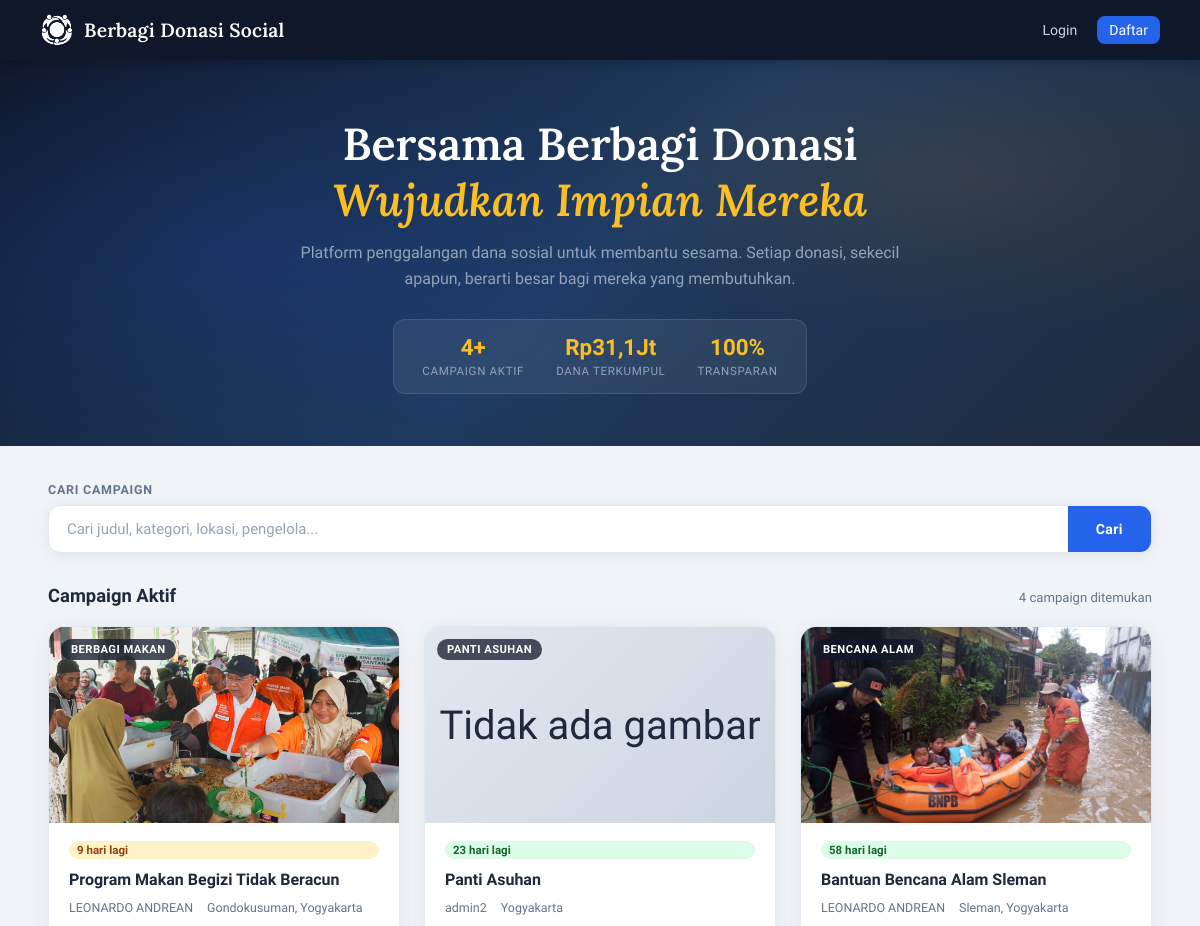
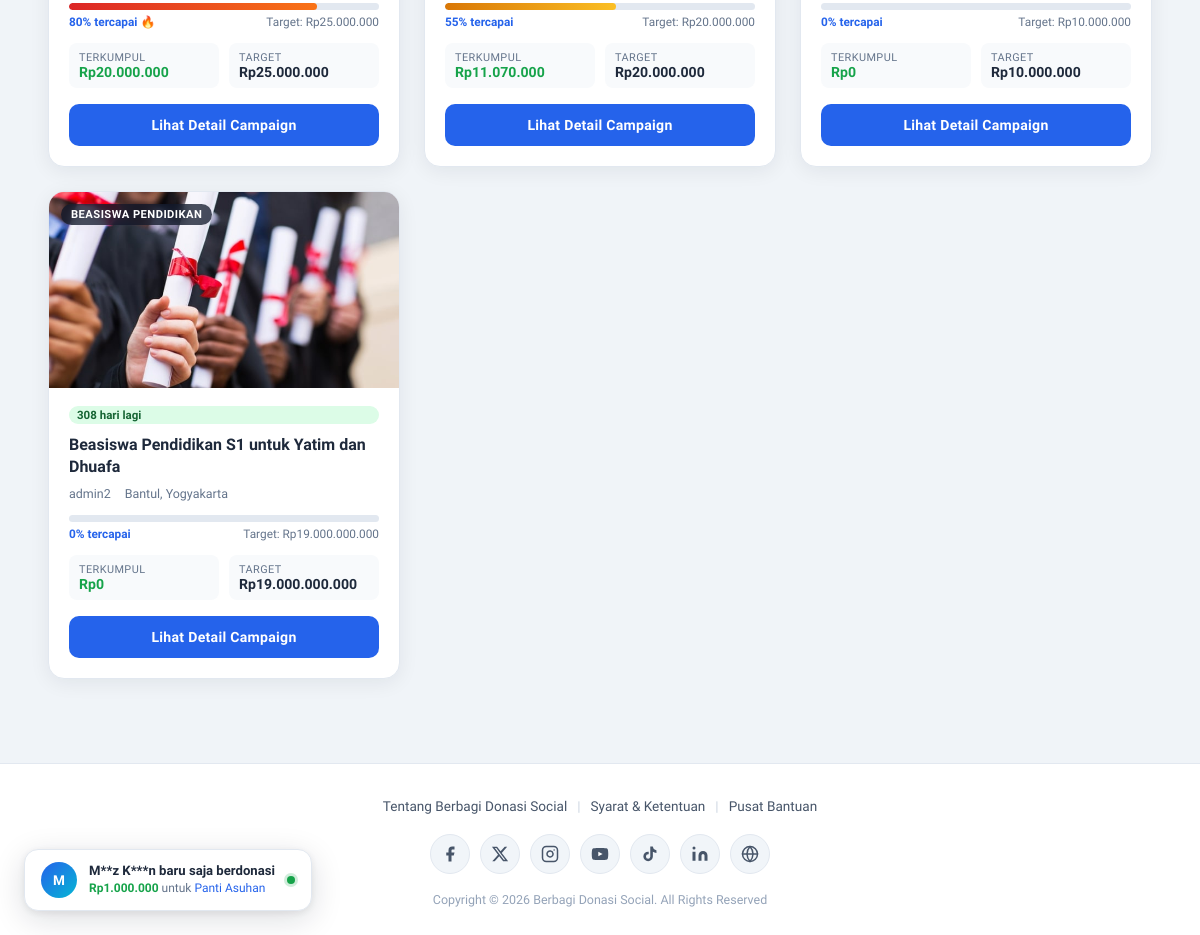
The page / on the database its author committed (2 pictures, top to bottom).
### tables this page shows
CREATE TABLE `campaigns` (
  `id` int(11) NOT NULL,
  `manager_id` int(11) NOT NULL,
  `title` varchar(150) NOT NULL,
  `category` varchar(100) NOT NULL,
  `location` varchar(150) NOT NULL,
  `description` text NOT NULL,
  `target_amount` decimal(15,2) NOT NULL DEFAULT 0.00,
  `collected_amount` decimal(15,2) NOT NULL DEFAULT 0.00,
  `deadline` datetime NOT NULL,
  `image` varchar(255) NOT NULL,
  `bank_info` varchar(255) NOT NULL,
  `created_at` timestamp NOT NULL DEFAULT current_timestamp()
);

CREATE TABLE `users` (
  `id` int(11) NOT NULL,
  `name` varchar(100) NOT NULL,
  `email` varchar(100) NOT NULL,
  `phone` varchar(20) NOT NULL,
  `address` text DEFAULT NULL,
  `avatar` varchar(255) DEFAULT NULL,
  `password` varchar(255) NOT NULL,
  `role` enum('donor','manager') NOT NULL DEFAULT 'donor',
  `created_at` timestamp NOT NULL DEFAULT current_timestamp()
);

### index.php (the view, shortened to what this page needs)
<?php
require 'config.php';
function progColor(int $pct): array {
    if ($pct <= 50)  return ['grad' => 'linear-gradient(90deg,#2563eb,#38bdf8)', 'fire' => false];
    if ($pct <= 75)  return ['grad' => 'linear-gradient(90deg,#d97706,#fbbf24)', 'fire' => false];
    return               ['grad' => 'linear-gradient(90deg,#dc2626,#f97316)', 'fire' => true];
}
$keyword = trim($_GET['search'] ?? '');
$page = isset($_GET['page']) ? max(1, (int)$_GET['page']) : 1;
$limit = 6;
$offset = ($page - 1) * $limit;
$where = "WHERE c.deadline >= NOW()";
$params = [];
$types = "";
$countStmt = $conn->prepare("SELECT COUNT(*) AS total FROM campaigns c JOIN users u ON c.manager_id = u.id $where");
$countStmt->execute();
$totalRows = $countStmt->get_result()->fetch_assoc()['total'];
$statsStmt = $conn->query("SELECT COUNT(*) AS tc, COALESCE(SUM(collected_amount),0) AS tca FROM campaigns WHERE deadline >= NOW()");
$stats = $statsStmt->fetch_assoc();
$sql = "SELECT c.*, u.name AS manager_name
        FROM campaigns c JOIN users u ON c.manager_id = u.id
        $where
        ORDER BY c.deadline ASC, c.collected_amount ASC
        LIMIT ? OFFSET ?";
$stmt = $conn->prepare($sql);
if (!empty($params)) {
    $stmt->bind_param($types . "ii", ...[...$params, $limit, $offset]);
} else {
    $stmt->bind_param("ii", $limit, $offset);
}
$stmt->execute();
$result = $stmt->get_result();
$notifStmt = $conn->query("
    SELECT u.name AS donor_name, d.amount, c.title AS campaign_title
    FROM donations d
    JOIN users u ON d.donor_id = u.id
    JOIN campaigns c ON d.campaign_id = c.id
    WHERE d.status IN ('pending','verified')
    ORDER BY d.created_at DESC
    LIMIT 15
");
$recentDonations = $notifStmt->fetch_all(MYSQLI_ASSOC);
?>
<!DOCTYPE html>
<html lang="id">
<head>
    <link rel="stylesheet" href="assets/css/index.css">
</head>
<body>
<nav class="navbar">
    <div class="navbar-brand">
        <img src="uploads/LogoKecil.png" alt="Logo">
        Berbagi Donasi Social
    </div>
    <div class="navbar-links">
        <?php if (isset($_SESSION['user_id'])): ?>
            <span class="user-greet">Halo, <?= htmlspecialchars($_SESSION['user_name']) ?> |</span>
            <?php if ($_SESSION['user_role'] === 'donor'): ?>
                <a href="donation_history.php">Riwayat</a>
                <a href="pengaturan_akun.php">Akun</a>
            <?php else: ?>
                <a href="manager_dashboard.php" class="btn-nav-cta">Dashboard</a>
                <a href="pengaturan_akun.php">Akun</a>
            <?php endif; ?>
            <a href="logout.php">Logout</a>
        <?php else: ?>
            <a href="login.php">Login</a>
            <a href="register.php" class="btn-nav-cta">Daftar</a>
        <?php endif; ?>
    </div>
</nav>
<div class="hero">
    <div class="hero-inner">
        <h1>Bersama Berbagi Donasi<br><em>Wujudkan Impian Mereka</em></h1>
        <p>Platform penggalangan dana sosial untuk membantu sesama. Setiap donasi, sekecil apapun, berarti besar bagi mereka yang membutuhkan.</p>
        <div class="hero-stats">
            <div class="hero-stat">
                <span class="val"><?= $stats['tc'] ?>+</span>
                <span class="lbl">Campaign Aktif</span>
            </div>
            <div class="hero-stat">
                <span class="val">Rp<?= number_format($stats['tca'] / 1000000, 1, ',', '.') ?>Jt</span>
                <span class="lbl">Dana Terkumpul</span>
            </div>
            <div class="hero-stat">
                <span class="val">100%</span>
                <span class="lbl">Transparan</span>
            </div>
        </div>
    </div>
</div>
<div class="container">
    <div class="search-wrap">
        <div class="search-label">Cari Campaign</div>
        <form class="search-box" method="get">
            <input type="text" name="search" placeholder="Cari judul, kategori, lokasi, pengelola..." value="<?= htmlspecialchars($keyword) ?>">
            <button type="submit">Cari</button>
        </form>
    </div>
    <div class="section-head">
        <h2><?= $keyword ? 'Hasil Pencarian' : 'Campaign Aktif' ?></h2>
        <span class="count"><?= $totalRows ?> campaign ditemukan</span>
    </div>
    <div class="grid">
        <?php if ($result && $result->num_rows > 0): ?>
            <?php while ($row = $result->fetch_assoc()):
                $pct = ($row['target_amount'] > 0)
                    ? min(100, round(($row['collected_amount'] / $row['target_amount']) * 100))
                    : 0;
                $daysLeft = ceil((strtotime($row['deadline']) - time()) / 86400);
                $imgPath  = 'uploads/' . $row['image'];
                $imgExists = !empty($row['image']) && file_exists($imgPath);
            ?>
            <div class="card">
                <div class="card-img-wrap">
                    <?php if ($imgExists): ?>
                        <img src="<?= htmlspecialchars($imgPath) ?>" alt="<?= htmlspecialchars($row['title']) ?>">
                    <?php else: ?>
                        <div class="no-img">Tidak ada gambar</div>
                    <?php endif; ?>
                    <span class="card-category-badge"><?= htmlspecialchars($row['category']) ?></span>
                </div>
                <div class="card-body">
                    <span class="deadline-badge <?= $daysLeft <= 14 ? 'soon' : 'normal' ?>">
                        <?= $daysLeft > 0 ? $daysLeft . ' hari lagi' : 'Berakhir hari ini' ?>
                    </span>
                    <h3><?= htmlspecialchars($row['title']) ?></h3>
                    <div class="card-meta">
                        <span><?= htmlspecialchars($row['manager_name']) ?></span>
                        <span><?= htmlspecialchars($row['location'] ?? '-') ?></span>
                    </div>
                    <div class="progress-wrap">
                        <div class="progress-bg">
                            <?php $pc = progColor($pct); ?>
                            <div class="progress-fill" style="width:<?= $pct ?>%;background:<?= $pc['grad'] ?>"></div>
                        </div>
                        <div class="progress-row">
                            <span class="pct"><?= $pct ?>% tercapai<?= $pc['fire'] ? ' 🔥' : '' ?></span>
                            <span class="target">Target: Rp<?= number_format($row['target_amount'], 0, ',', '.') ?></span>
                        </div>
                    </div>
                    <div class="card-amounts">
                        <div class="amount-box collected">
                            <div class="alabel">Terkumpul</div>
                            <div class="aval">Rp<?= number_format($row['collected_amount'], 0, ',', '.') ?></div>
                        </div>
                        <div class="amount-box">
                            <div class="alabel">Target</div>
                            <div class="aval">Rp<?= number_format($row['target_amount'], 0, ',', '.') ?></div>
                        </div>
                    </div>
                    <a class="btn-detail" href="detail.php?id=<?= $row['id'] ?>">Lihat Detail Campaign</a>
                </div>
            </div>
            <?php endwhile; ?>
        <?php else: ?>
            <div class="empty-state">
                <p>Tidak ada campaign yang ditemukan<?= $keyword ? ' untuk "' . htmlspecialchars($keyword) . '"' : '' ?>.</p>
            </div>
        <?php endif; ?>
    </div>
</div>
<?php if (!empty($recentDonations)): ?>
<div class="toast-wrap" id="toastWrap"></div>
<?php endif; ?>
<footer class="site-footer">
    <div class="footer-inner">
        <div class="footer-links">
            <a href="#">Tentang Berbagi Donasi Social</a>
            <span>|</span>
            <a href="#">Syarat &amp; Ketentuan</a>
            <span>|</span>
            <a href="#">Pusat Bantuan</a>
        </div>
        <div class="footer-socials">
            <a href="https://www.instagram.com/crowdfunding_sociall/" target="_blank" rel="noopener" aria-label="Facebook">
                <svg xmlns="http://www.w3.org/2000/svg" width="18" height="18" viewBox="0 0 24 24" fill="currentColor"><path d="M18 2h-3a5 5 0 0 0-5 5v3H7v4h3v8h4v-8h3l1-4h-4V7a1 1 0 0 1 1-1h3z"/></svg>
            </a>
            <a href="https://www.instagram.com/crowdfunding_sociall/" target="_blank" rel="noopener" aria-label="X">
                <svg xmlns="http://www.w3.org/2000/svg" width="18" height="18" viewBox="0 0 24 24" fill="currentColor"><path d="M18.244 2.25h3.308l-7.227 8.26 8.502 11.24H16.17l-5.214-6.817L4.99 21.75H1.68l7.73-8.835L1.254 2.25H8.08l4.713 6.231zm-1.161 17.52h1.833L7.084 4.126H5.117z"/></svg>
            </a>
            <a href="https://www.instagram.com/crowdfunding_sociall/" target="_blank" rel="noopener" aria-label="Instagram">
            </a>
            <a href="https://youtu.be/dQw4w9WgXcQ?si=qAxvmFhMQ8qPHjA4" target="_blank" rel="noopener" aria-label="YouTube">
            </a>
            <a href="https://www.instagram.com/crowdfunding_sociall/" target="_blank" rel="noopener" aria-label="TikTok">
            </a>
            <a href="https://www.instagram.com/crowdfunding_sociall/" target="_blank" rel="noopener" aria-label="LinkedIn">
                <svg xmlns="http://www.w3.org/2000/svg" width="18" height="18" viewBox="0 0 24 24" fill="currentColor"><path d="M16 8a6 6 0 0 1 6 6v7h-4v-7a2 2 0 0 0-2-2 2 2 0 0 0-2 2v7h-4v-7a6 6 0 0 1 6-6z"/><rect x="2" y="9" width="4" height="12"/><circle cx="4" cy="4" r="2"/></svg>
            </a>
            <a href="https://www.instagram.com/crowdfunding_sociall/" target="_blank" rel="noopener" aria-label="Website">
            </a>
        </div>
        <div class="footer-copy">Copyright &copy; 2026 Berbagi Donasi Social. All Rights Reserved</div>
    </div>
</footer>
</body>
</html>

### index.php (style rules this page uses)
.toast-wrap { position: fixed; bottom: 24px; left: 24px; z-index: 9999; display: flex; flex-direction: column-reverse; gap: 10px; pointer-events: none; }
.site-footer { background: #fff; border-top: 1px solid #e2e8f0; padding: 32px 40px 28px; margin-top: 24px; }
.footer-inner { max-width: 1240px; margin: 0 auto; display: flex; flex-direction: column; align-items: center; gap: 18px; text-align: center; }
.footer-links { display: flex; flex-wrap: wrap; align-items: center; justify-content: center; gap: 8px 4px; font-size: 0.85rem; }
.footer-links a { color: #475569; text-decoration: none; padding: 2px 6px; transition: color .2s; }
.footer-links span { color: #cbd5e1; }
.footer-socials { display: flex; gap: 10px; flex-wrap: wrap; justify-content: center; }
.footer-socials a { width: 40px; height: 40px; border-radius: 99px; background: #f1f5f9; border: 1px solid #e2e8f0; display: flex; align-items: center; justify-content: center; color: #475569; text-decoration: none; transition: background .2s, color .2s, border-color .2s, transform .15s; }
.footer-copy { font-size: 0.78rem; color: #94a3b8; }

### rows shown on the page
campaigns: image (picture), category "BERBAGI MAKAN", deadline "9", title "Program Makan Begizi Tidak Beracun", manager.name "LEONARDO ANDREAN", location "Gondokusuman, Yogyakarta", pct "80", target_amount "25.000.000", collected_amount "20.000.000"
campaigns: shows "Tidak ada gambar", category "PANTI ASUHAN", deadline "23", title "Panti Asuhan", manager.name "admin2", location "Yogyakarta", pct "55", target_amount "20.000.000", collected_amount "11.070.000"
campaigns: image (picture), category "BENCANA ALAM", deadline "58", title "Bantuan Bencana Alam Sleman", manager.name "LEONARDO ANDREAN", location "Sleman, Yogyakarta", pct "0", target_amount "10.000.000", collected_amount "0"
campaigns: image (picture), category "BEASISWA PENDIDIKAN", deadline "308", title "Beasiswa Pendidikan S1 untuk Yatim dan Dhuafa", manager.name "admin2", location "Bantul, Yogyakarta", pct "0", target_amount "19.000.000.000", collected_amount "0"

### other values the page prints
$stats['tc'] "4"
$stats['tca'] / 1000000 "31,1"
$totalRows "4"
